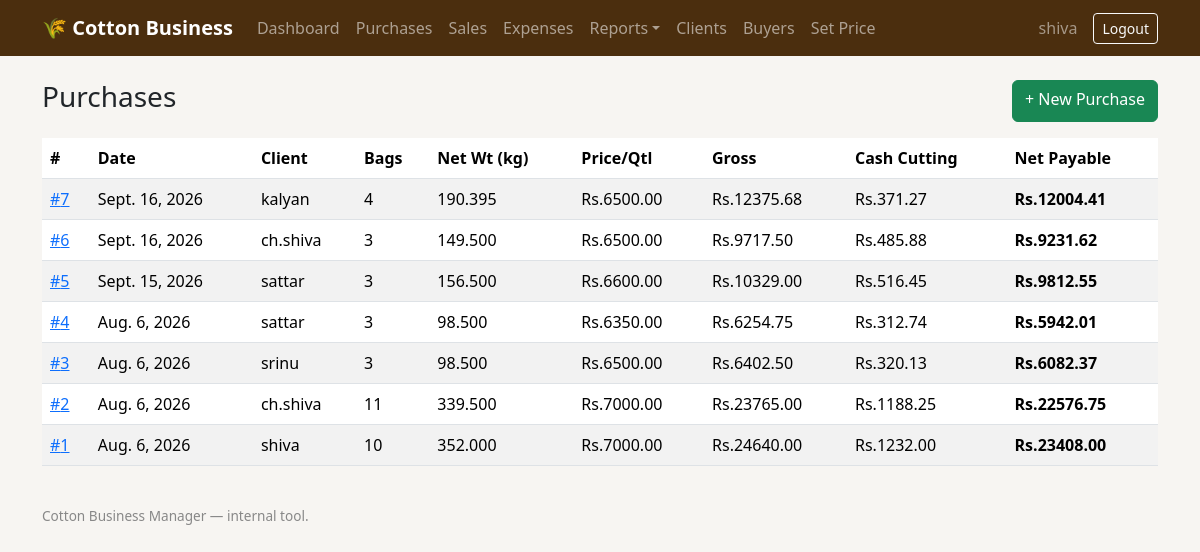
Before: /purchases/ (signed in) with the older database file.
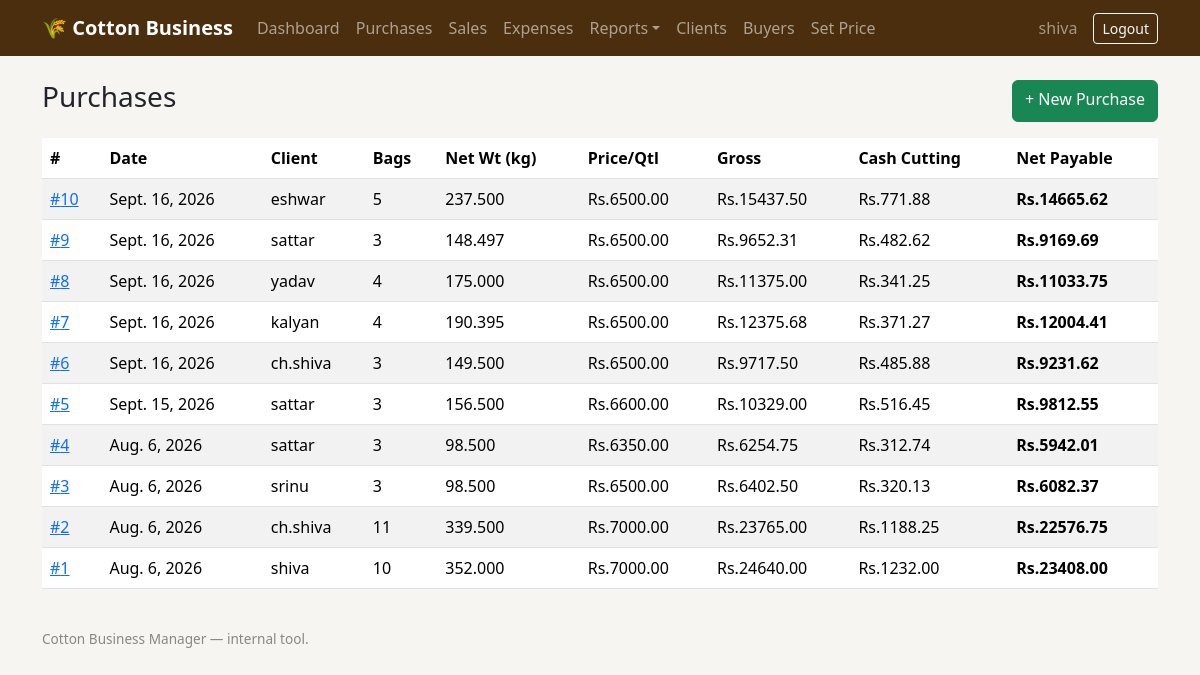
After: the same page with the newer database file.
### core/models.py (models this page shows, shortened)
class Purchase(models.Model):
    date = models.DateField(default=timezone.now)
    client = models.ForeignKey(Client, on_delete=models.PROTECT, related_name="purchases")
    unit = models.CharField(max_length=3, choices=UNIT_CHOICES, default="QTL")
    live_price = models.ForeignKey(
        LivePrice, on_delete=models.PROTECT, null=True, blank=True,
        help_text="Leave blank to use the manual price below instead.",
    )
    manual_price_per_quintal = models.DecimalField(
        max_digits=10, decimal_places=2, null=True, blank=True,
        help_text="Used only if no live price is selected above.",
    )
    cash_cutting_rule = models.ForeignKey(CashCuttingRule, on_delete=models.PROTECT, null=True, blank=True, help_text="Leave blank if entering a custom rate below.")
    tare_rule = models.ForeignKey(TareRule, on_delete=models.PROTECT, null=True, blank=True, help_text="Leave blank if entering a custom tare below.")
    custom_cash_cutting_rate_percent = models.DecimalField(max_digits=5, decimal_places=2, null=True, blank=True, help_text="Custom cash-cutting % for this purchase only.")
    custom_tare_per_bag_kg = models.DecimalField(max_digits=6, decimal_places=3, null=True, blank=True, help_text="Custom tare (kg per bag) for this purchase only.")
    gross_weight_kg = models.DecimalField(max_digits=10, decimal_places=3, default=0, editable=False)
    num_bags = models.PositiveIntegerField(default=0, editable=False)
    tare_weight_kg = models.DecimalField(max_digits=10, decimal_places=3, default=0, editable=False)
    net_weight_kg = models.DecimalField(max_digits=10, decimal_places=3, default=0, editable=False)
    price_used_per_quintal = models.DecimalField(max_digits=10, decimal_places=2, default=0, editable=False)
    gross_amount = models.DecimalField(max_digits=12, decimal_places=2, default=0, editable=False)
    cash_cutting_amount = models.DecimalField(max_digits=12, decimal_places=2, default=0, editable=False)
    net_payable = models.DecimalField(max_digits=12, decimal_places=2, default=0, editable=False)
    notes = models.TextField(blank=True)
    created_at = models.DateTimeField(auto_now_add=True)
    class Meta:
        ordering = ["-date", "-created_at"]

class Client(models.Model):
    name = models.CharField(max_length=150)
    phone = models.CharField(max_length=20, blank=True)
    address = models.TextField(blank=True)
    created_at = models.DateTimeField(auto_now_add=True)
    class Meta:
        ordering = ["name"]
    def __str__(self):
        return self.name

### core/views.py (the view)
# urls.py: path("purchases/", views.purchase_list, name="purchase_list"),
@login_required
def purchase_list(request):
    purchases = Purchase.objects.select_related("client").all()[:200]
    return render(request, "core/purchase_list.html", {"purchases": purchases})

### core/templates/core/purchase_list.html (shortened to what this page needs)
{% extends "core/base.html" %}
{% block content %}
<div class="d-flex justify-content-between">
  <h3>Purchases</h3>
  <a class="btn btn-success" href="{% url 'core:purchase_create' %}">+ New Purchase</a>
</div>
<table class="table table-striped mt-3">
  <thead><tr>
    <th>#</th><th>Date</th><th>Client</th><th>Bags</th><th>Net Wt (kg)</th>
    <th>Price/Qtl</th><th>Gross</th><th>Cash Cutting</th><th>Net Payable</th>
  </tr></thead>
  <tbody>
  {% for p in purchases %}
    <tr>
      <td><a href="{% url 'core:purchase_detail' p.pk %}">#{{ p.pk }}</a></td>
      <td>{{ p.date }}</td>
      <td>{{ p.client }}</td>
      <td>{{ p.num_bags }}</td>
      <td>{{ p.net_weight_kg }}</td>
      <td>Rs.{{ p.price_used_per_quintal }}</td>
      <td>Rs.{{ p.gross_amount }}</td>
      <td>Rs.{{ p.cash_cutting_amount }}</td>
      <td><strong>Rs.{{ p.net_payable }}</strong></td>
    </tr>
  {% empty %}
    <tr><td colspan="9">No purchases yet.</td></tr>
  {% endfor %}
  </tbody>
</table>
{% endblock %}

### core/templates/core/base.html (shortened to what this page needs)
<!DOCTYPE html>
<html lang="en">
<head>
<link href="https://cdn.jsdelivr.net/npm/bootstrap@5.3.3/dist/css/bootstrap.min.css" rel="stylesheet">
</head>
<body>
{% if user.is_authenticated %}
<nav class="navbar navbar-expand-lg navbar-dark" style="background:#4b2e0e;">
  <div class="container">
    <a class="navbar-brand" href="{% url 'core:dashboard' %}">🌾 Cotton Business</a>
    <div class="collapse navbar-collapse" id="nav">
      <ul class="navbar-nav me-auto">
        <li class="nav-item"><a class="nav-link" href="{% url 'core:dashboard' %}">Dashboard</a></li>
        <li class="nav-item"><a class="nav-link" href="{% url 'core:purchase_list' %}">Purchases</a></li>
        <li class="nav-item"><a class="nav-link" href="{% url 'core:sale_list' %}">Sales</a></li>
        <li class="nav-item"><a class="nav-link" href="{% url 'core:expense_list' %}">Expenses</a></li>
        <li class="nav-item dropdown">
          <a class="nav-link dropdown-toggle" href="#" role="button" data-bs-toggle="dropdown">Reports</a>
        </li>
        <li class="nav-item"><a class="nav-link" href="{% url 'core:client_list' %}">Clients</a></li>
        <li class="nav-item"><a class="nav-link" href="{% url 'core:buyer_list' %}">Buyers</a></li>
        <li class="nav-item"><a class="nav-link" href="{% url 'core:set_today_price' %}">Set Price</a></li>
      </ul>
      <span class="navbar-text me-3 text-white-50">{{ user.username }}</span>
      <form action="{% url 'logout' %}" method="post" class="d-inline"> {% csrf_token %} <button type="submit" class="btn btn-outline-light btn-sm">Logout</button> </form>
    </div>
  </div>
</nav>
{% endif %}
<div class="container py-4">
  {% block content %}{% endblock %}
</div>
<div class="container pb-4">
  <footer>Cotton Business Manager — internal tool.</footer>
</div>
</body>
</html>

### core/templates/core/base.html (style rules this page uses)
body { background:#f7f5f2; }
.navbar-brand { font-weight: 600; }
footer { color:#888; font-size: .85rem; }

Changed rows visible on the page:
added Purchase: pk "10", date "Sept. 16, 2026", client "eshwar", num_bags "5", net_weight_kg "237.500", price_used_per_quintal "6500.00", gross_amount "15437.50", cash_cutting_amount "771.88", net_payable "14665.62"
added Purchase: pk "9", date "Sept. 16, 2026", client "sattar", num_bags "3", net_weight_kg "148.497", price_used_per_quintal "6500.00", gross_amount "9652.31", cash_cutting_amount "482.62", net_payable "9169.69"
added Purchase: pk "8", date "Sept. 16, 2026", client "yadav", num_bags "4", net_weight_kg "175.000", price_used_per_quintal "6500.00", gross_amount "11375.00", cash_cutting_amount "341.25", net_payable "11033.75"
